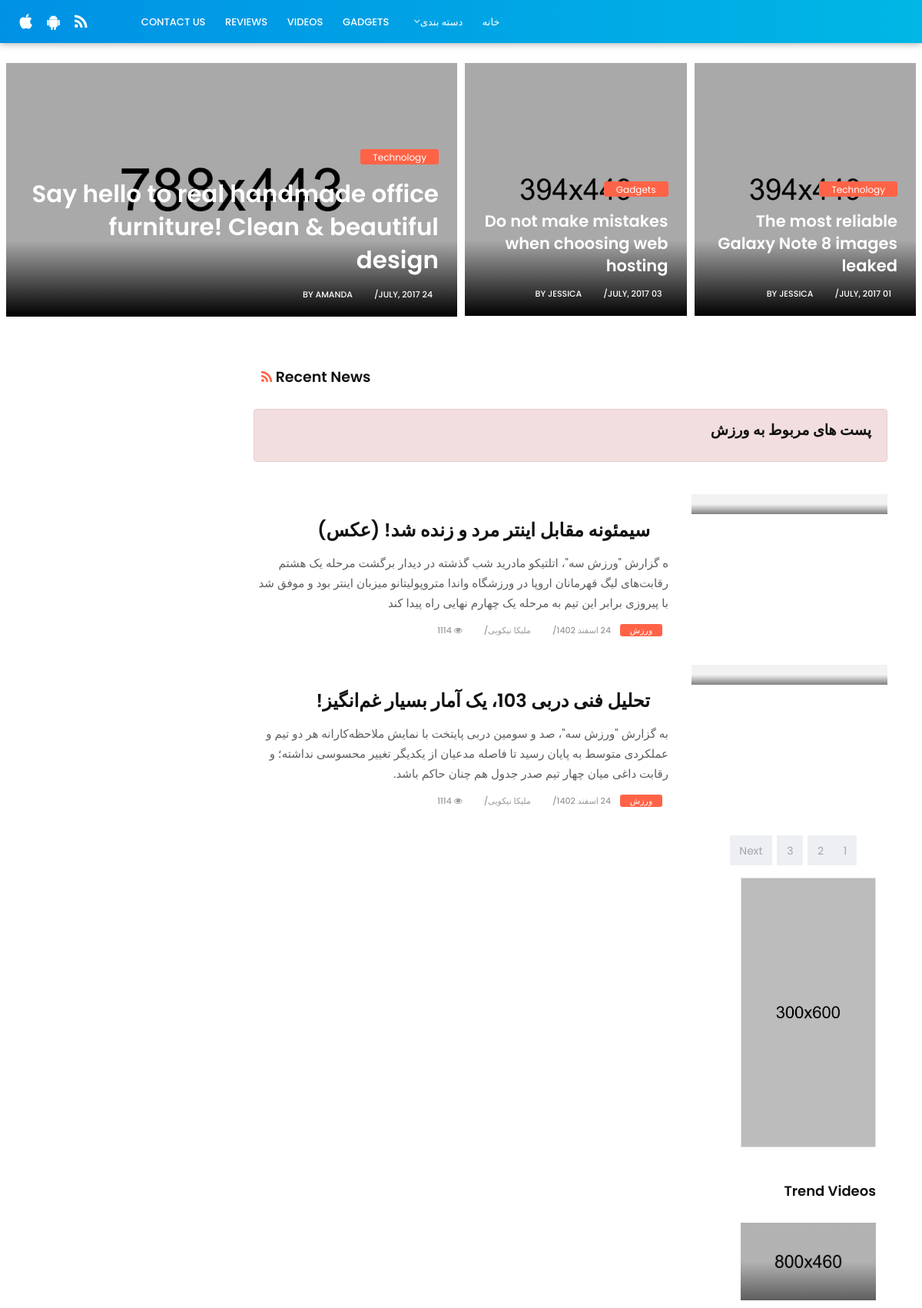
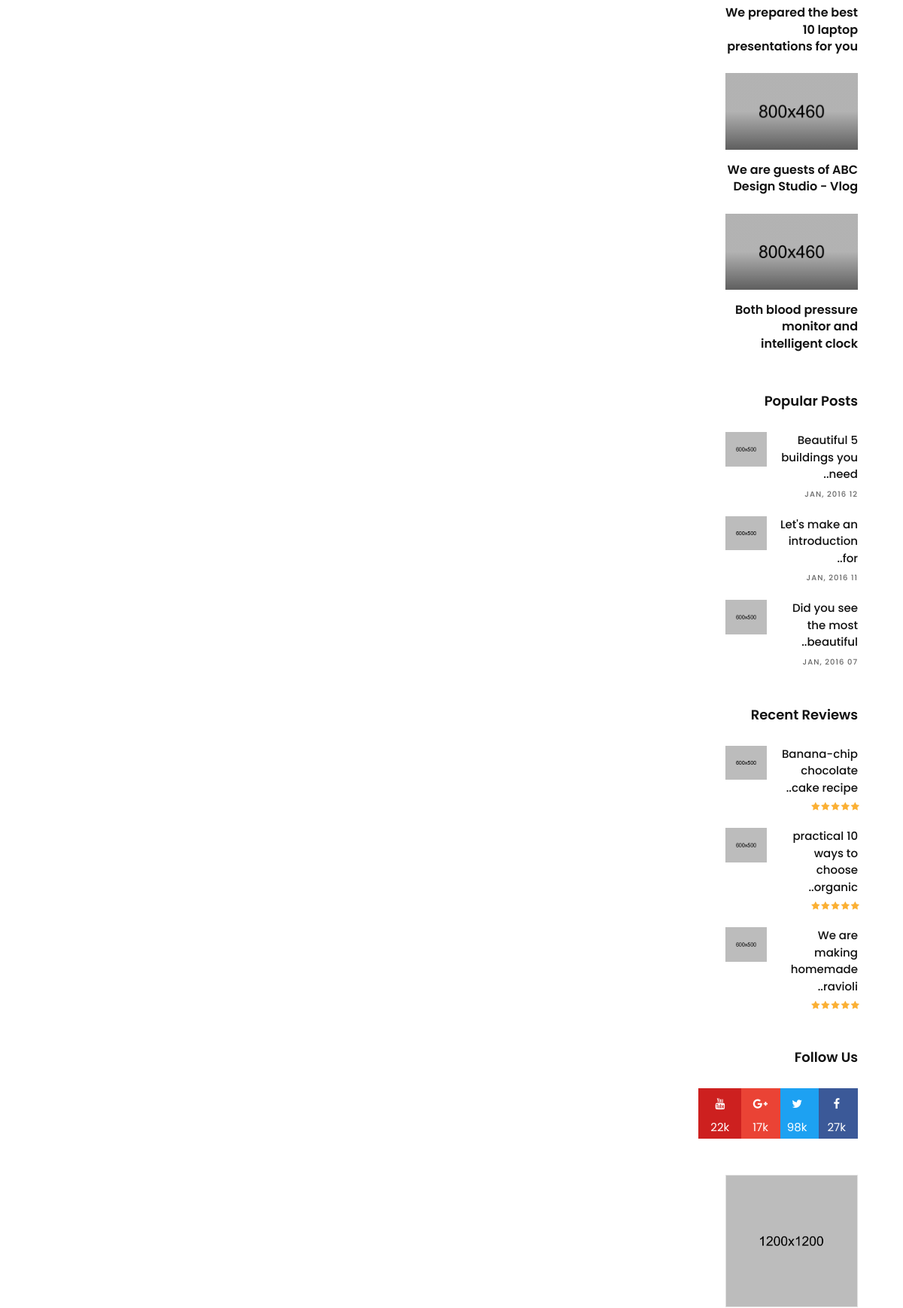
Page /news/cat/1 (upper part) on the committed database (2 pictures, top to bottom).
### news/models.py (models this page shows, shortened)
class Category(models.Model):
    title=models.CharField(max_length = 250,verbose_name = 'عنوان دسته بندی')
    slug = models.SlugField(max_length = 500,verbose_name='ادرس دسته بندی')
    description=models.TextField(verbose_name='توضیحات ',null=True,blank = True)
    status=models.BooleanField(default=True,verbose_name='ایا نشان داده شود؟')
    position=models.IntegerField(verbose_name='موقعیت نمایش')
    thumbnail = models.ImageField(upload_to= 'images',null= True, blank=True)
    class Meta:
        verbose_name='دسته بندی'
        verbose_name_plural = 'دسته بندی ها'
        ordering=('-position',)
    def __str__(self):
        return self.title

class Post(models.Model):
    STATUS_CHOICES = (
        ('draft','پیش نویس'),
        ('published','منتشر شده')
    )
    thumbnail = models.ImageField(upload_to= 'images',null= True, blank=True)
    category=models.ForeignKey(Category,on_delete=models.PROTECT,verbose_name='دسته بندی',null=True)
    title = models.CharField(max_length = 250,verbose_name = 'عنوان خبر')
    slug = models.SlugField(max_length = 500, unique_for_date = 'publish')
    body = models.TextField(verbose_name='متن خبر',null=True,blank = True)
    publish = models.DateTimeField(default = timezone.now,verbose_name='تاریخ انتشار')
    created=models.DateTimeField(auto_now_add =timezone.now )
    updated=models.DateTimeField(auto_now=timezone.now)
    status=models.CharField(max_length=15,default = 'draft',choices=STATUS_CHOICES,verbose_name='وضعیت')
    author=models.ForeignKey(User,on_delete=models.SET_DEFAULT,default = 1,verbose_name='نویسنده')
    price = models.DecimalField(max_digits=5, decimal_places=2, null = True, blank = True)
    def jalali_publish(self):
        return utils.jalali_converter(self.publish)
    jalali_publish.short_description='تاریخ انتشار '
    def jalali_created(self):
        return utils.jalali_converter(self.created)
    jalali_created.short_description='تاریخ ایجاد '
    def jalali_updated(self):
        return utils.jalali_converter(self.updated)
    jalali_updated.short_description='تاریخ به روزرسانی '
    class Meta:
        ordering=('-publish',)
        verbose_name = 'خبر'
        verbose_name_plural = 'خبرها'

### news/views.py (the view)
# urls.py: path('cat/<int:pk>',category_list, name='post_category'),
def category_list(request,pk):
    category=get_object_or_404(Category,pk=pk)
    posts = category.post_set.all()
    categories = Category.objects.all()
    return render(request,
                  'news/category_list.html',
                  {'posts':posts,
                   'category':category, 'categories':categories}
                  )

### extensions/jalali.py (called while the page is built)
    def persian_tuple(self):
        return self.persian_year, self.persian_month, self.persian_day

### extensions/utils.py (called while the page is built)
def jalali_converter(date):
    print(timezone.localtime(date),'***********')
    date_str= date.strftime('%Y-%m-%d')
    jalali_list=list(jalali.Gregorian(date_str).persian_tuple())
    print(jalali_list)
    months=('فروردین',
            'اردیبهشت',
            'خرداد',
            'تیر',
            'مرداد',
            'شهریور',
            'مهر',
            'ابان',
            'اذر',
            'دی',
            'بهمن',
            'اسفند',)
    jalali_list[1] = months[jalali_list[1]-1]
    print(jalali_list)
    output=f'{jalali_list[2]} {jalali_list[1]} {jalali_list[0]}'
    return output

### news/templates/news/category_list.html (shortened to what this page needs)
{% extends "news/base.html" %}
{% load static %}
{% block first_section %}
<section class="section first-section">
            <div class="container-fluid">
                <div class="masonry-blog clearfix">
                    <div class="first-slot">
                        <div class="masonry-box post-media">
                             <img src="{% static 'news/upload/tech_01.jpg' %}" alt="" class="img-fluid">
                             <div class="shadoweffect">
                                <div class="shadow-desc">
                                    <div class="blog-meta">
                                        <span class="bg-orange"><a href="tech-category-01.html" title="">Technology</a></span>
                                        <h4><a href="tech-single.html" title="">Say hello to real handmade office furniture! Clean & beautiful design</a></h4>
                                        <small><a href="tech-single.html" title="">24 July, 2017</a></small>
                                        <small><a href="tech-author.html" title="">by Amanda</a></small>
                                    </div>
                                </div>
                            </div>
                        </div>
                    </div>
                    <div class="second-slot">
                        <div class="masonry-box post-media">
                             <img src="{% static 'news/upload/tech_02.jpg' %}" alt="" class="img-fluid">
                             <div class="shadoweffect">
                                <div class="shadow-desc">
                                    <div class="blog-meta">
                                        <span class="bg-orange"><a href="tech-category-01.html" title="">Gadgets</a></span>
                                        <h4><a href="tech-single.html" title="">Do not make mistakes when choosing web hosting</a></h4>
                                        <small><a href="tech-single.html" title="">03 July, 2017</a></small>
                                        <small><a href="tech-author.html" title="">by Jessica</a></small>
                                    </div>
                                </div>
                             </div>
                        </div>
                    </div>
                    <div class="last-slot">
                        <div class="masonry-box post-media">
                             <img src="{% static 'news/upload/tech_03.jpg' %}" alt="" class="img-fluid">
                             <div class="shadoweffect">
                                <div class="shadow-desc">
                                    <div class="blog-meta">
                                        <span class="bg-orange"><a href="tech-category-01.html" title="">Technology</a></span>
                                        <h4><a href="tech-single.html" title="">The most reliable Galaxy Note 8 images leaked</a></h4>
                                        <small><a href="tech-single.html" title="">01 July, 2017</a></small>
                                        <small><a href="tech-author.html" title="">by Jessica</a></small>
                                    </div>
                                </div>
                             </div>
                        </div>
                    </div>
                </div>
            </div>
        </section>
{% endblock first_section %}
{% block content %}
<div class="alert alert-danger" role="alert">
   <h4> پست های مربوط به {{category}}</h4>
  </div>
<br/>
{% for post in posts %}
                                <div class="blog-box row">
                                    <div class="col-md-4">
                                        <div class="post-media">
                                            <a href="tech-single.html" title="">
                                                <div class="hovereffect"></div>
                                            </a>
                                        </div>
                                    </div>
                                    <div class="blog-meta big-meta col-md-8">
                                        <h4><a href='{% url "news:single_page" post.id %}' title="">{{post.title}}</a></h4>
                                        <p>{{post.body}}</p>
                                        <small class="firstsmall"><a class="bg-orange" href='{% url "news:post_category" post.category.id %}' title="">{{post.category}}</a></small>
                                        <small><a href="tech-single.html" title="">{{post.jalali_publish}}</a></small>
                                        <small><a href="{% url 'news:author_posts' post.author.id %}" title="">{{post.author.get_full_name}}</a></small>
                                        <small><a href="tech-single.html" title=""><i class="fa fa-eye"></i> 1114</a></small>
                                    </div>
                                </div>
                                {% endfor %}
{% endblock content %}
{% block navbar %}
{% include "news/partials/navbar.html" %}
{% endblock navbar %}

### news/static/news/style.css (style rules this page uses)
body { font-size: 15px; line-height: 26px; background-color: #ffffff; }
h1, h2, h3, h4, h5, body, p, .topbar-section, .navbar-inverse .navbar-nav .nav-link, .header .dropdown-menu, .navbar-nav .nav-link { font-family: 'Roboto', serif; }
h1, h2, h3, h4, h5, h6 { font-weight: 700; line-height: 1.4; color: #111111; }
h4 { font-size: 19px; line-height: 29px; margin-bottom: 14px }
a { color: #111111; }
body, p { color: #5e5e5e; }
p { margin-bottom: 26px; font-size: 15px; line-height: 26px; }
a { text-decoration: none !important; }
.post-media img { width: 100%; }
.section { padding: 4rem 0; display: block; position: relative; background-color: #ffffff; }
.first-section { padding: 0; border-bottom: 0; }
.first-section .container-fluid { padding: 0 3px; }
.post-media img, .masonry-box img { -webkit-transition: all .3s ease-in-out; -moz-transition: all .3s ease-in-out; -ms-transition: all .3s ease-in-out; -o-transition: all .3s ease-in-out; transition: all .3s ease-in-out; -webkit-transform: scale(1); -moz-transform: scale(1); -ms-transform: scale(1); -o-transform: scale(1); transform: scale(1); }
.masonry-box img, .masonry-box { width: 100%; }
.masonry-box { border: 0.34rem solid #fff; }
.masonry-box .blog-meta h4 { padding: 0.2rem 0; }
.masonry-box .blog-meta span { background-color: #111111; border-radius: 3px; font-size: 12px; padding: 0.1rem 1rem; }
.blog-meta h4 { padding: 1rem 0 0.5rem; margin: 0; font-size: 21px; }
.blog-meta.big-meta h4 { padding: 1rem 0 0.6rem; margin: 0; font-size: 28px; }
.blog-meta.big-meta p { margin-bottom: 0.5rem; padding-bottom: 0; }
.blog-meta small { font-size: 11px; display: inline-block; margin-bottom: 0; padding-bottom: 0; color: #111111; font-weight: bold; text-transform: uppercase; margin-right: 0.5rem; }
.blog-meta small:after { content: "/"; padding-left: 1rem; }
.blog-meta small:last-child:after { content: "" }
.post-media { position: relative; overflow: hidden; }
.shadoweffect { position: absolute; top: 0; opacity: 0; left: 0; right: 0; bottom: 0; background: -moz-linear-gradient(0deg, rgba(0, 0, 0, 1) 0%, rgba(0, 0, 0, 0.1) 30%); background: -webkit-linear-gradient(0deg, rgba(0, 0, 0, 1) 0%, rgba(0, 0, 0, 0.1) 30%); background: linear-gradient(0deg, rgba(0, 0, 0, 1) 0%, rgba(0, 0, 0, 0.1) 30%); filter: progid: DXImageTransform.Microsoft.gradient( startColorstr='#000000', endColorstr='#00000000', GradientType=1); -webkit-transition: all .3s ease-in-out; -moz-transition: all .3s ease-in-out; -ms-transition: all .3s ease-in-out; -o-transition: all .3s ease-in-out; transition: all .3s ease-in-out; -webkit-transform: scale(1); -moz-transform: scale(1); -ms-transform: scale(1); -o-transform: scale(1); transform: scale(1); zoom: 1; filter: alpha(opacity=100); opacity: 1; }
.shadow-desc { position: absolute; bottom: 0; padding: 1rem 1.5rem; }
.shadow-desc .blog-meta small::after, .shadow-desc .blog-meta a, .shadow-desc .blog-meta h4 a { color: #ffffff !important; }
.hovereffect { position: absolute; top: 0; opacity: 0; left: 0; right: 0; bottom: 0; background-color: rgba(0, 0, 0, 0.2); -webkit-transition: all .3s ease-in-out; -moz-transition: all .3s ease-in-out; -ms-transition: all .3s ease-in-out; -o-transition: all .3s ease-in-out; transition: all .3s ease-in-out; zoom: 1; filter: alpha(opacity=0); opacity: 0.5; background: -moz-linear-gradient(0deg, rgba(0, 0, 0, 1) 0%, rgba(0, 0, 0, 0.1) 50%); background: -webkit-linear-gradient(0deg, rgba(0, 0, 0, 1) 0%, rgba(0, 0, 0, 0.1) 50%); background: linear-gradient(0deg, rgba(0, 0, 0, 1) 0%, rgba(0, 0, 0, 0.1) 50%); filter: progid: DXImageTransform.Microsoft.gradient( startColorstr='#000000', endColorstr='#00000000', GradientType=1); }
.blog-list .blog-meta.big-meta h4 { margin-left: -20%; margin-top: 1rem; background-color: #ffffff; padding: 1rem 1.5rem 1rem; }

### rows in the picture
Category: title "ورزش"
Post: title "سیمئونه مقابل اینتر مرد و زنده شد! (عکس)", body "ه گزارش \"ورزش سه\"، اتلتیکو مادرید شب گذشته در دیدار برگشت مرحله یک هشتم رقابت‌های لیگ قهرمانان اروپا در ورزشگاه واندا متروپولیتانو میزبان اینتر بود و موفق شد با پیروزی برابر این تیم به مرحله یک چهارم نهایی راه پیدا کند", category "ورزش", jalali_publish "24 اسفند 1402", author.get_full_name "ملیکا نیکویی"
Post: title "تحلیل فنی دربی 103، یک آمار بسیار غم‌انگیز!", body "به گزارش \"ورزش سه\"، صد و سومین دربی پایتخت با نمایش ملاحظه‌کارانه هر دو تیم و عملکردی متوسط به پایان رسید تا فاصله مدعیان از یکدیگر تغییر محسوسی نداشته؛ و رقابت داغی میان چهار تیم صدر جدول هم چنان حاکم باشد.", category "ورزش", jalali_publish "24 اسفند 1402", author.get_full_name "ملیکا نیکویی"
